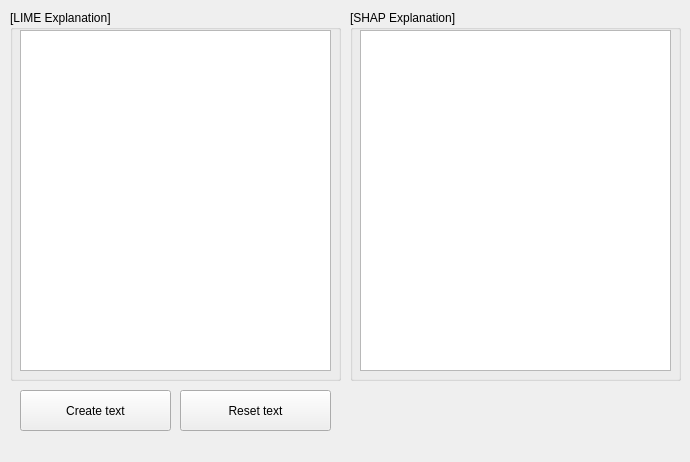
<?xml version="1.0" encoding="UTF-8"?>
<ui version="4.0">
 <class>DockWidget</class>
 <widget class="QDockWidget" name="DockWidget">
  <property name="geometry">
   <rect>
    <x>0</x>
    <y>0</y>
    <width>690</width>
    <height>462</height>
   </rect>
  </property>
  <property name="windowTitle">
   <string>DockWidget</string>
  </property>
  <widget class="QWidget" name="dockWidgetContents">
   <widget class="QGroupBox" name="groupBox">
    <property name="geometry">
     <rect>
      <x>350</x>
      <y>10</y>
      <width>331</width>
      <height>371</height>
     </rect>
    </property>
    <property name="title">
     <string>[SHAP Explanation]</string>
    </property>
    <widget class="QTextEdit" name="SHAP_text">
     <property name="geometry">
      <rect>
       <x>10</x>
       <y>20</y>
       <width>311</width>
       <height>341</height>
      </rect>
     </property>
    </widget>
   </widget>
   <widget class="QGroupBox" name="groupBox_2">
    <property name="geometry">
     <rect>
      <x>10</x>
      <y>10</y>
      <width>331</width>
      <height>371</height>
     </rect>
    </property>
    <property name="title">
     <string>[LIME Explanation]</string>
    </property>
    <widget class="QTextEdit" name="LIME_text">
     <property name="geometry">
      <rect>
       <x>10</x>
       <y>20</y>
       <width>311</width>
       <height>341</height>
      </rect>
     </property>
    </widget>
   </widget>
   <widget class="QPushButton" name="pushButton">
    <property name="geometry">
     <rect>
      <x>20</x>
      <y>390</y>
      <width>151</width>
      <height>41</height>
     </rect>
    </property>
    <property name="text">
     <string>Create text</string>
    </property>
   </widget>
   <widget class="QPushButton" name="resetButton">
    <property name="geometry">
     <rect>
      <x>180</x>
      <y>390</y>
      <width>151</width>
      <height>41</height>
     </rect>
    </property>
    <property name="text">
     <string>Reset text</string>
    </property>
   </widget>
  </widget>
 </widget>
 <resources/>
 <connections/>
</ui>
